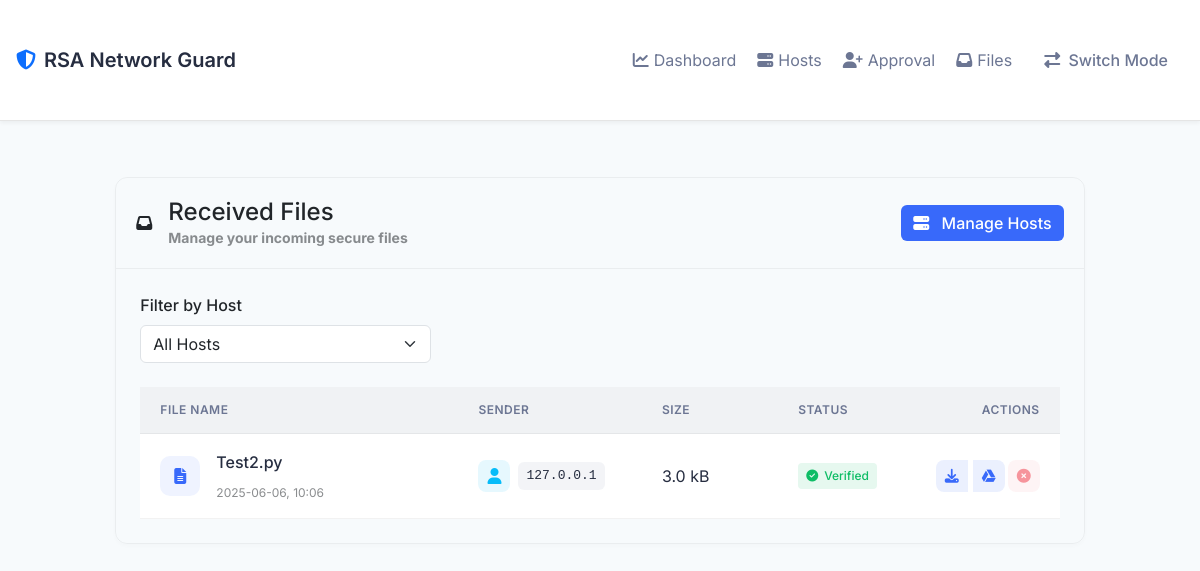
The app's page /receiver_files with its own data.
### models.py (models this page shows, shortened)
class UploadSession(db.Model):
    id = db.Column(db.Integer, primary_key=True)
    sender_ip = db.Column(db.String(45), nullable=False)
    receiver_ip = db.Column(db.String(45), nullable=False)
    session_token = db.Column(db.String(64), unique=True, nullable=False)
    filename = db.Column(db.String(255))
    file_hash = db.Column(db.String(128))
    file_size = db.Column(db.Integer)
    file_metadata = db.Column(db.Text)
    filepath = db.Column(db.String(512))
    drive_file_id = db.Column(db.String(100), nullable=True)
    drive_link = db.Column(db.String(512), nullable=True)
    source_type = db.Column(db.String(10))
    status = db.Column(db.String(20), default='pending')
    created_at = db.Column(db.DateTime, default=datetime.utcnow)
    updated_at = db.Column(db.DateTime, default=datetime.utcnow, onupdate=datetime.utcnow)
    downloaded_at = db.Column(db.DateTime)

### routes.py (the view)
@app.route('/receiver_files')
def receiver_files():
    client_ip = get_client_ip()
    hosts = Host.query.filter_by(created_by=client_ip).all()
    selected_host_id = request.args.get('host_id', type=int)
    if selected_host_id:
        selected_host = Host.query.get_or_404(selected_host_id)
        if selected_host.created_by != client_ip:
            flash('Access denied', 'error')
            return redirect(url_for('receiver_files'))
        received_files = UploadSession.query.filter_by(
            receiver_ip=selected_host.ip_address
        ).order_by(UploadSession.created_at.desc()).all()
    else:
        host_ips = [host.ip_address for host in hosts]
        received_files = UploadSession.query.filter(
            UploadSession.receiver_ip.in_(host_ips)
        ).order_by(UploadSession.created_at.desc()).all()
    stats = {
        'total_files': len(received_files),
        'total_size': sum(f.file_size for f in received_files if f.file_size),
        'unique_senders': len(set(f.sender_ip for f in received_files)),
        'last_received': max((f.created_at for f in received_files), default=None)
    }
    return render_template('received_files.html',
                         hosts=hosts,
                         selected_host_id=selected_host_id,
                         received_files=received_files,
                         stats=stats)

### routes.py (called while the page is built)
def get_client_ip():
    ip = None
    if request.headers.get('X-Forwarded-For'):
        ip = request.headers.get('X-Forwarded-For').split(',')[0].strip()
    elif request.headers.get('X-Real-IP'):
        ip = request.headers.get('X-Real-IP')
    else:
        ip = request.remote_addr
    try:
        return ipaddress.ip_address(ip).exploded
    except ValueError:
        return None

### templates/received_files.html (shortened to what this page needs)
{% extends "base.html" %}
{% block content %}
<div class="row justify-content-center">
    <div class="col-lg-10">
        <div class="card mb-4">
            <div class="card-header d-flex justify-content-between align-items-center">
                <div class="d-flex align-items-center">
                    <div class="header-icon me-3">
                        <i class="fas fa-inbox"></i>
                    </div>
                    <div>
                        <h4 class="mb-0">Received Files</h4>
                        <p class="text-muted mb-0 small">Manage your incoming secure files</p>
                    </div>
                </div>
                <div>
                    <a href="{{ url_for('receiver_hosts') }}" class="btn btn-primary">
                        <i class="fas fa-server me-2"></i>
                        Manage Hosts
                    </a>
                </div>
            </div>
            <div class="card-body">
                {% if hosts %}
                <div class="mb-4">
                    <div class="row">
                        <div class="col-md-4">
                            <label class="form-label fw-medium mb-2">Filter by Host</label>
                            <select class="form-select" id="hostSelect" onchange="this.form.submit()">
                                <option value="">All Hosts</option>
                            </select>
                        </div>
                    </div>
                </div>
                {% endif %}
                {% if received_files %}
                <div class="table-responsive">
                    <table class="table table-hover align-middle mb-0">
                        <thead>
                            <tr>
                                <th style="width: 35%">File Name</th>
                                <th style="width: 20%">Sender</th>
                                <th style="width: 15%">Size</th>
                                <th style="width: 15%">Status</th>
                                <th style="width: 15%" class="text-end">Actions</th>
                            </tr>
                        </thead>
                        <tbody>
                            {% for file in received_files %}
                            <tr data-session-token="{{ file.session_token }}">
                                <td>
                                    <div class="d-flex align-items-center">
                                        <div class="file-icon me-3">
                                            <i class="fas fa-file-alt"></i>
                                        </div>
                                        <div class="file-info">
                                            <div class="file-name">{{ file.filename }}</div>
                                            <div class="file-date text-muted small">
                                                {{ file.created_at.strftime('%Y-%m-%d, %H:%M') }}
                                            </div>
                                        </div>
                                    </div>
                                </td>
                                <td>
                                    <div class="d-flex align-items-center">
                                        <div class="sender-avatar me-2">
                                            <i class="fas fa-user"></i>
                                        </div>
                                        <code class="sender-ip">{{ file.sender_ip }}</code>
                                    </div>
                                </td>
                                <td>{{ file.file_size | filesizeformat }}</td>
                                <td>
                                    {% if file.status == 'verified' %}
                                        <span class="status-badge status-verified">
                                            <i class="fas fa-check-circle"></i>
                                            Verified
                                        </span>
                                    {% elif file.status == 'failed' %}
                                        <span class="status-badge status-failed">
                                            <i class="fas fa-times-circle"></i>
                                            Failed
                                        </span>
                                    {% elif file.status == 'downloaded' %}
                                        <span class="status-badge status-downloaded">
                                            <i class="fas fa-download"></i>
                                            Downloaded
                                        </span>
                                    {% else %}
                                        <span class="status-badge status-pending">
                                            <i class="fas fa-clock"></i>
                                            Pending
                                        </span>
                                    {% endif %}
                                </td>
                                <td class="text-end">
                                    <div style="display: flex; gap: 3px">
                                        <div class="btn-group">
                                            <button type="button" class="btn btn-sm btn-primary download-btn"
                                                    data-session-token="{{ file.session_token }}"
                                                    data-bs-toggle="tooltip"
                                                    data-bs-title="Download File">
                                                <i class="fas fa-download"></i>
                                            </button>
                                            <button type="button" class="btn btn-sm btn-primary drive-upload-btn"
                                                    data-file-id="{{ file.id }}"
                                                    data-bs-toggle="tooltip"
                                                    data-bs-title="Upload to Drive">
                                                <i class="fab fa-google-drive"></i>
                                            </button>
                                        </div>
                                        <form class="d-inline mark-failed-form" action="{{ url_for('mark_file_failed', file_id=file.id) }}" method="POST">
                                            <button type="submit" class="btn btn-sm btn-danger mark-failed-btn"
                                                    {% if file.status != 'pending' %}disabled{% endif %}
                                                    data-bs-toggle="tooltip"
                                                    data-bs-title="Mark as Failed">
                                                <i class="fas fa-times-circle"></i>
                                            </button>
                                        </form>
                                    </div>
                                </td>
                            </tr>
                            {% endfor %}
                        </tbody>
                    </table>
                </div>
                {% endif %}
            </div>
        </div>
    </div>
</div>
{% endblock %}

### records on screen
UploadSession: filename "Test2.py", created_at "2025-06-06, 10:06", sender_ip "127.0.0.1", file_size|filesizeformat "3.0 kB", status "verified" (drawn)
